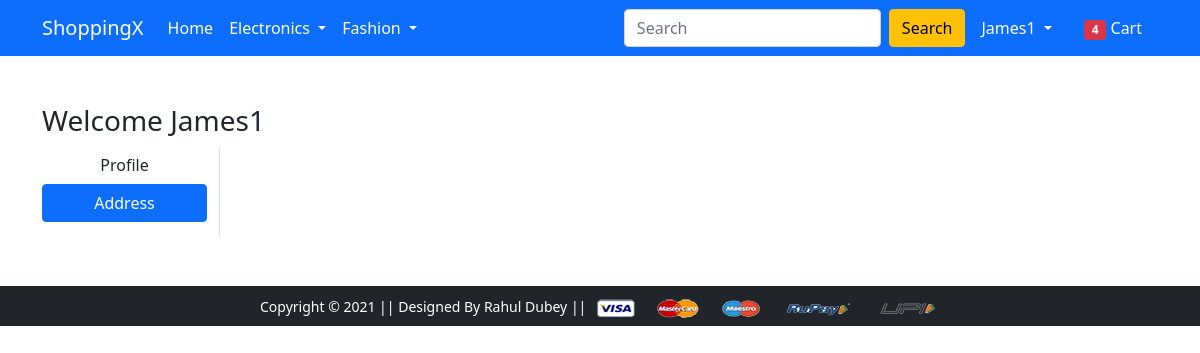
The app's page /address/ (signed in), older data.
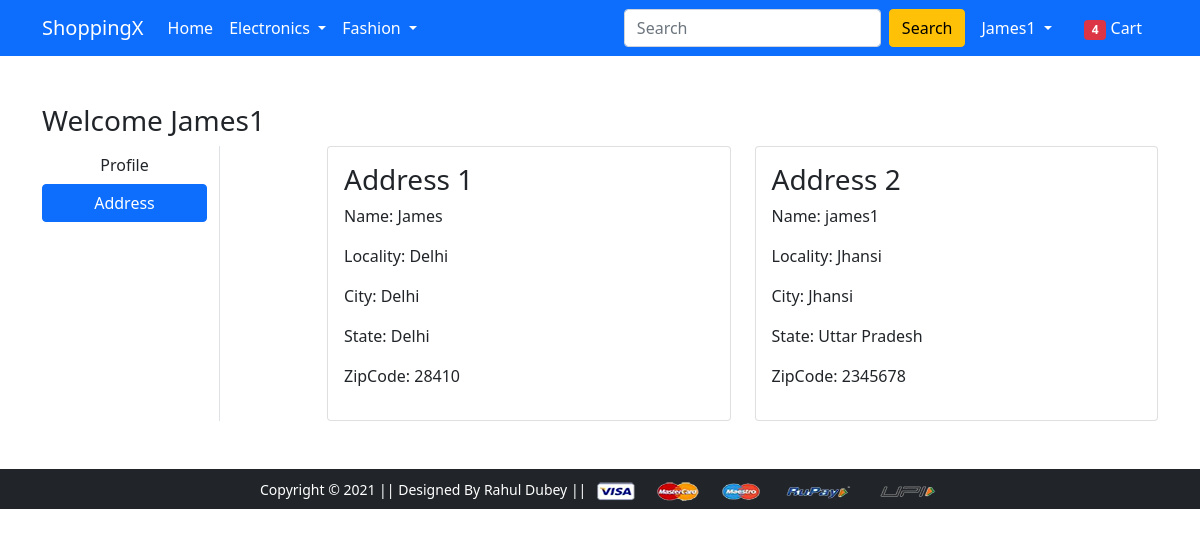
The same page, newer data.
### app/models.py (models this page shows, shortened)
class Customer(models.Model):
    user        = models.ForeignKey(User, on_delete=models.CASCADE)
    name        = models.CharField(max_length=200)
    locality    = models.CharField(max_length=200)
    city        = models.CharField(max_length=50)
    zipcode     = models.IntegerField()
    state = models.CharField(choices=STATE_CHOICES,max_length=50)

### app/views.py (the view)
# urls.py: path('address/', views.address, name='address'),
@login_required
def address(request):
 add = Customer.objects.filter(user=request.user)
 return render(request, 'app/address.html',{'add':add,'active':'btn-primary'})

### app/templates/app/address.html (shortened to what this page needs)
{% extends 'app/base.html' %}
{% load static %}
{% block main-content %}
<div class="container my-5">
 <div class="row">
   <h3>Welcome <span class="text-capitalize">{{request.user}}</span></h3>
  <div class="col-sm-2 border-end">
   <ul class="list-unstyled">
    <li class="d-grid"><a href="{% url 'profile' %}" class="btn ">Profile</a></li>
    <li class="d-grid"><a href="{% url 'address' %}" class="btn {{active}}">Address</a></li>
   </ul>
  </div>
  <div class="col-sm-9 offset-sm-1">
   <div class="row">
    {% for ad in add  %}
    <div class="col-sm-6">
     <div class="card">
      <div class="card-body">
       <h3>Address {{forloop.counter}}</h3>
       <p>Name: {{ad.name}}</p>
       <p>Locality: {{ad.locality}}</p>
       <p>City: {{ad.city}}</p>
       <p>State: {{ad.state}}</p>
       <p>ZipCode: {{ad.zipcode}}</p>
      </div>
     </div>
    </div>
    {% endfor %}
      </div>
     </div>
    </div>
   </div>
{% endblock main-content %}

Row changes from the older to the newer data that the page shows:
added Customer: name "James", locality "Delhi", city "Delhi", state "Delhi", zipcode "28410"
added Customer: name "james1", locality "Jhansi", city "Jhansi", state "Uttar Pradesh", zipcode "2345678"
